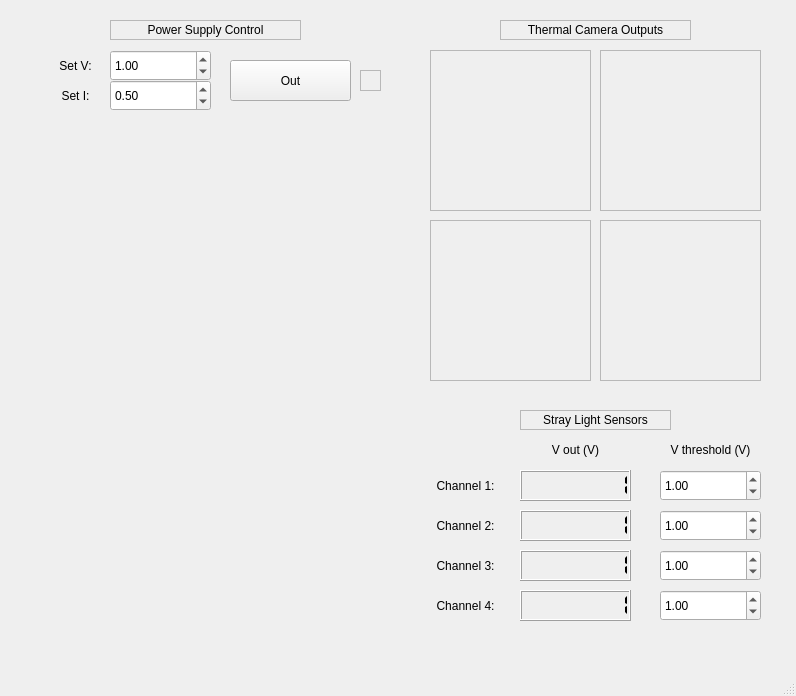
<?xml version="1.0" encoding="UTF-8"?>
<ui version="4.0">
 <class>MainWindow</class>
 <widget class="QMainWindow" name="MainWindow">
  <property name="geometry">
   <rect>
    <x>0</x>
    <y>0</y>
    <width>796</width>
    <height>696</height>
   </rect>
  </property>
  <property name="windowTitle">
   <string>MainWindow</string>
  </property>
  <widget class="QWidget" name="centralwidget">
   <widget class="QFrame" name="frame">
    <property name="geometry">
     <rect>
      <x>430</x>
      <y>50</y>
      <width>161</width>
      <height>161</height>
     </rect>
    </property>
    <property name="frameShape">
     <enum>QFrame::Shape::StyledPanel</enum>
    </property>
    <property name="frameShadow">
     <enum>QFrame::Shadow::Raised</enum>
    </property>
   </widget>
   <widget class="QFrame" name="frame_2">
    <property name="geometry">
     <rect>
      <x>600</x>
      <y>50</y>
      <width>161</width>
      <height>161</height>
     </rect>
    </property>
    <property name="frameShape">
     <enum>QFrame::Shape::StyledPanel</enum>
    </property>
    <property name="frameShadow">
     <enum>QFrame::Shadow::Raised</enum>
    </property>
   </widget>
   <widget class="QFrame" name="frame_3">
    <property name="geometry">
     <rect>
      <x>430</x>
      <y>220</y>
      <width>161</width>
      <height>161</height>
     </rect>
    </property>
    <property name="frameShape">
     <enum>QFrame::Shape::StyledPanel</enum>
    </property>
    <property name="frameShadow">
     <enum>QFrame::Shadow::Raised</enum>
    </property>
   </widget>
   <widget class="QFrame" name="frame_4">
    <property name="geometry">
     <rect>
      <x>600</x>
      <y>220</y>
      <width>161</width>
      <height>161</height>
     </rect>
    </property>
    <property name="frameShape">
     <enum>QFrame::Shape::StyledPanel</enum>
    </property>
    <property name="frameShadow">
     <enum>QFrame::Shadow::Raised</enum>
    </property>
    <property name="lineWidth">
     <number>1</number>
    </property>
   </widget>
   <widget class="QLabel" name="label">
    <property name="geometry">
     <rect>
      <x>420</x>
      <y>470</y>
      <width>91</width>
      <height>31</height>
     </rect>
    </property>
    <property name="text">
     <string>Channel 1:</string>
    </property>
    <property name="textFormat">
     <enum>Qt::TextFormat::AutoText</enum>
    </property>
    <property name="alignment">
     <set>Qt::AlignmentFlag::AlignCenter</set>
    </property>
   </widget>
   <widget class="QLabel" name="label_6">
    <property name="geometry">
     <rect>
      <x>520</x>
      <y>410</y>
      <width>151</width>
      <height>20</height>
     </rect>
    </property>
    <property name="frameShape">
     <enum>QFrame::Shape::StyledPanel</enum>
    </property>
    <property name="text">
     <string>Stray Light Sensors</string>
    </property>
    <property name="scaledContents">
     <bool>true</bool>
    </property>
    <property name="alignment">
     <set>Qt::AlignmentFlag::AlignCenter</set>
    </property>
   </widget>
   <widget class="QLabel" name="label_7">
    <property name="geometry">
     <rect>
      <x>500</x>
      <y>20</y>
      <width>191</width>
      <height>20</height>
     </rect>
    </property>
    <property name="font">
     <font>
      <family>Arial</family>
     </font>
    </property>
    <property name="frameShape">
     <enum>QFrame::Shape::StyledPanel</enum>
    </property>
    <property name="text">
     <string>Thermal Camera Outputs</string>
    </property>
    <property name="alignment">
     <set>Qt::AlignmentFlag::AlignCenter</set>
    </property>
   </widget>
   <widget class="QLCDNumber" name="lcdNumber">
    <property name="geometry">
     <rect>
      <x>520</x>
      <y>470</y>
      <width>111</width>
      <height>31</height>
     </rect>
    </property>
    <property name="frameShape">
     <enum>QFrame::Shape::Box</enum>
    </property>
    <property name="digitCount">
     <number>9</number>
    </property>
    <property name="segmentStyle">
     <enum>QLCDNumber::SegmentStyle::Flat</enum>
    </property>
    <property name="value" stdset="0">
     <double>1.000000000000000</double>
    </property>
    <property name="intValue" stdset="0">
     <number>1</number>
    </property>
   </widget>
   <widget class="QLabel" name="label_2">
    <property name="geometry">
     <rect>
      <x>420</x>
      <y>510</y>
      <width>91</width>
      <height>31</height>
     </rect>
    </property>
    <property name="text">
     <string>Channel 2:</string>
    </property>
    <property name="textFormat">
     <enum>Qt::TextFormat::AutoText</enum>
    </property>
    <property name="alignment">
     <set>Qt::AlignmentFlag::AlignCenter</set>
    </property>
   </widget>
   <widget class="QLabel" name="label_3">
    <property name="geometry">
     <rect>
      <x>420</x>
      <y>550</y>
      <width>91</width>
      <height>31</height>
     </rect>
    </property>
    <property name="text">
     <string>Channel 3:</string>
    </property>
    <property name="textFormat">
     <enum>Qt::TextFormat::AutoText</enum>
    </property>
    <property name="alignment">
     <set>Qt::AlignmentFlag::AlignCenter</set>
    </property>
   </widget>
   <widget class="QLabel" name="label_4">
    <property name="geometry">
     <rect>
      <x>420</x>
      <y>590</y>
      <width>91</width>
      <height>31</height>
     </rect>
    </property>
    <property name="text">
     <string>Channel 4:</string>
    </property>
    <property name="textFormat">
     <enum>Qt::TextFormat::AutoText</enum>
    </property>
    <property name="alignment">
     <set>Qt::AlignmentFlag::AlignCenter</set>
    </property>
   </widget>
   <widget class="QLCDNumber" name="lcdNumber_2">
    <property name="geometry">
     <rect>
      <x>520</x>
      <y>510</y>
      <width>111</width>
      <height>31</height>
     </rect>
    </property>
    <property name="frameShape">
     <enum>QFrame::Shape::Box</enum>
    </property>
    <property name="digitCount">
     <number>9</number>
    </property>
    <property name="segmentStyle">
     <enum>QLCDNumber::SegmentStyle::Flat</enum>
    </property>
    <property name="value" stdset="0">
     <double>1.000000000000000</double>
    </property>
    <property name="intValue" stdset="0">
     <number>1</number>
    </property>
   </widget>
   <widget class="QLCDNumber" name="lcdNumber_3">
    <property name="geometry">
     <rect>
      <x>520</x>
      <y>550</y>
      <width>111</width>
      <height>31</height>
     </rect>
    </property>
    <property name="frameShape">
     <enum>QFrame::Shape::Box</enum>
    </property>
    <property name="digitCount">
     <number>9</number>
    </property>
    <property name="segmentStyle">
     <enum>QLCDNumber::SegmentStyle::Flat</enum>
    </property>
    <property name="value" stdset="0">
     <double>1.000000000000000</double>
    </property>
    <property name="intValue" stdset="0">
     <number>1</number>
    </property>
   </widget>
   <widget class="QLCDNumber" name="lcdNumber_4">
    <property name="geometry">
     <rect>
      <x>520</x>
      <y>590</y>
      <width>111</width>
      <height>31</height>
     </rect>
    </property>
    <property name="frameShape">
     <enum>QFrame::Shape::Box</enum>
    </property>
    <property name="digitCount">
     <number>9</number>
    </property>
    <property name="segmentStyle">
     <enum>QLCDNumber::SegmentStyle::Flat</enum>
    </property>
    <property name="value" stdset="0">
     <double>1.000000000000000</double>
    </property>
    <property name="intValue" stdset="0">
     <number>1</number>
    </property>
   </widget>
   <widget class="QLabel" name="label_5">
    <property name="geometry">
     <rect>
      <x>540</x>
      <y>440</y>
      <width>71</width>
      <height>20</height>
     </rect>
    </property>
    <property name="frameShape">
     <enum>QFrame::Shape::NoFrame</enum>
    </property>
    <property name="text">
     <string>V out (V)</string>
    </property>
    <property name="alignment">
     <set>Qt::AlignmentFlag::AlignCenter</set>
    </property>
   </widget>
   <widget class="QLabel" name="label_8">
    <property name="geometry">
     <rect>
      <x>650</x>
      <y>440</y>
      <width>121</width>
      <height>20</height>
     </rect>
    </property>
    <property name="frameShape">
     <enum>QFrame::Shape::NoFrame</enum>
    </property>
    <property name="text">
     <string>V threshold (V)</string>
    </property>
    <property name="alignment">
     <set>Qt::AlignmentFlag::AlignCenter</set>
    </property>
   </widget>
   <widget class="QDoubleSpinBox" name="doubleSpinBox">
    <property name="geometry">
     <rect>
      <x>660</x>
      <y>470</y>
      <width>101</width>
      <height>31</height>
     </rect>
    </property>
    <property name="value">
     <double>1.000000000000000</double>
    </property>
   </widget>
   <widget class="QDoubleSpinBox" name="doubleSpinBox_2">
    <property name="geometry">
     <rect>
      <x>660</x>
      <y>510</y>
      <width>101</width>
      <height>31</height>
     </rect>
    </property>
    <property name="value">
     <double>1.000000000000000</double>
    </property>
   </widget>
   <widget class="QDoubleSpinBox" name="doubleSpinBox_3">
    <property name="geometry">
     <rect>
      <x>660</x>
      <y>550</y>
      <width>101</width>
      <height>31</height>
     </rect>
    </property>
    <property name="value">
     <double>1.000000000000000</double>
    </property>
   </widget>
   <widget class="QDoubleSpinBox" name="doubleSpinBox_4">
    <property name="geometry">
     <rect>
      <x>660</x>
      <y>590</y>
      <width>101</width>
      <height>31</height>
     </rect>
    </property>
    <property name="value">
     <double>1.000000000000000</double>
    </property>
   </widget>
   <widget class="QLabel" name="label_9">
    <property name="geometry">
     <rect>
      <x>110</x>
      <y>20</y>
      <width>191</width>
      <height>20</height>
     </rect>
    </property>
    <property name="font">
     <font>
      <family>Arial</family>
     </font>
    </property>
    <property name="frameShape">
     <enum>QFrame::Shape::StyledPanel</enum>
    </property>
    <property name="text">
     <string>Power Supply Control</string>
    </property>
    <property name="alignment">
     <set>Qt::AlignmentFlag::AlignCenter</set>
    </property>
   </widget>
   <widget class="QLabel" name="label_10">
    <property name="geometry">
     <rect>
      <x>30</x>
      <y>50</y>
      <width>91</width>
      <height>31</height>
     </rect>
    </property>
    <property name="text">
     <string>Set V:</string>
    </property>
    <property name="textFormat">
     <enum>Qt::TextFormat::AutoText</enum>
    </property>
    <property name="alignment">
     <set>Qt::AlignmentFlag::AlignCenter</set>
    </property>
   </widget>
   <widget class="QLabel" name="label_11">
    <property name="geometry">
     <rect>
      <x>30</x>
      <y>80</y>
      <width>91</width>
      <height>31</height>
     </rect>
    </property>
    <property name="text">
     <string>Set I:</string>
    </property>
    <property name="textFormat">
     <enum>Qt::TextFormat::AutoText</enum>
    </property>
    <property name="alignment">
     <set>Qt::AlignmentFlag::AlignCenter</set>
    </property>
   </widget>
   <widget class="QDoubleSpinBox" name="doubleSpinBox_Vset">
    <property name="geometry">
     <rect>
      <x>110</x>
      <y>50</y>
      <width>101</width>
      <height>31</height>
     </rect>
    </property>
    <property name="value">
     <double>1.000000000000000</double>
    </property>
   </widget>
   <widget class="QDoubleSpinBox" name="doubleSpinBox_Iset">
    <property name="geometry">
     <rect>
      <x>110</x>
      <y>80</y>
      <width>101</width>
      <height>31</height>
     </rect>
    </property>
    <property name="value">
     <double>0.500000000000000</double>
    </property>
   </widget>
   <widget class="QPushButton" name="PSoutputButton">
    <property name="geometry">
     <rect>
      <x>230</x>
      <y>60</y>
      <width>121</width>
      <height>41</height>
     </rect>
    </property>
    <property name="text">
     <string>Out</string>
    </property>
   </widget>
   <widget class="QFrame" name="OutIndicatorFrame">
    <property name="geometry">
     <rect>
      <x>360</x>
      <y>70</y>
      <width>21</width>
      <height>21</height>
     </rect>
    </property>
    <property name="frameShape">
     <enum>QFrame::Shape::StyledPanel</enum>
    </property>
    <property name="frameShadow">
     <enum>QFrame::Shadow::Raised</enum>
    </property>
   </widget>
  </widget>
  <widget class="QMenuBar" name="menubar">
   <property name="geometry">
    <rect>
     <x>0</x>
     <y>0</y>
     <width>796</width>
     <height>24</height>
    </rect>
   </property>
  </widget>
  <widget class="QStatusBar" name="statusbar"/>
 </widget>
 <resources/>
 <connections/>
</ui>
